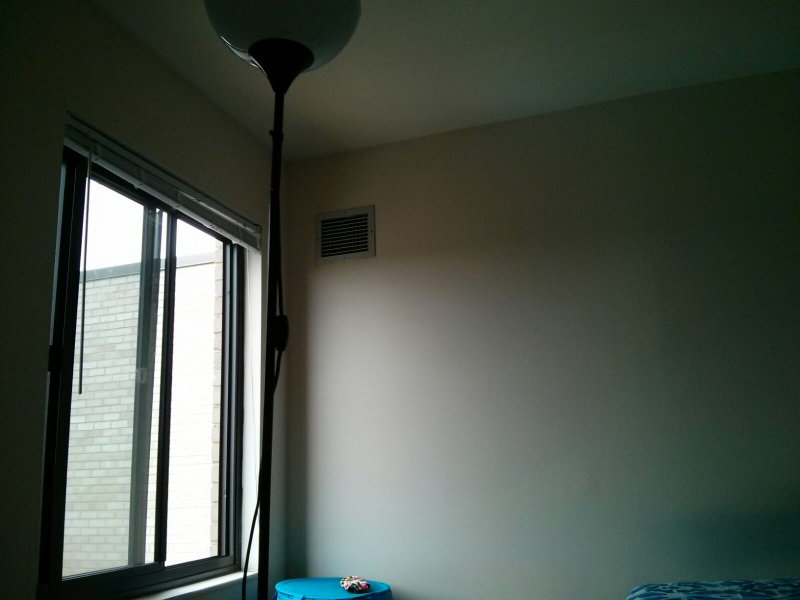
%> input picture Test1.jpg, 1600 x 1200 px (shown at 1/2 size)
$ octave image_stitching.m   (GNU Octave 9; MATLAB toolbox functions it lacks are replaced by stand-ins)
%> lines starting %> are read from the running program, lines starting %| are printed output that depends on the picture
clear;
clc;
%input both images and extract SIFT features for them.
Image1 = imread('TEST1.jpg');
%> Image1 is the input picture: size 1200x1600x3 uint8; mean R, G, B 75, 83.2, 74.3
Image1 = single(rgb2gray(Image1));
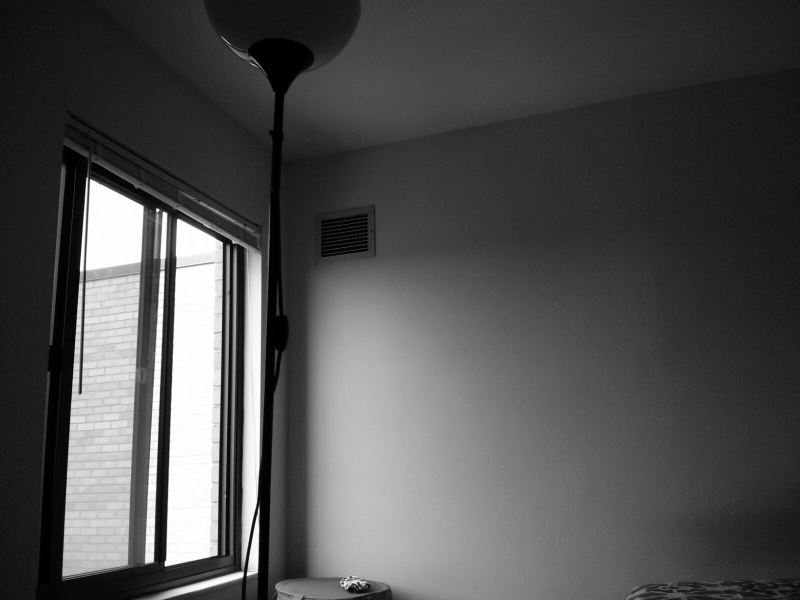
%> Image1: size 1200x1600 single (shown at 1/2 size); min 0, max 255, mean 79.7
Image1 = imresize(Image1,[401,533]);
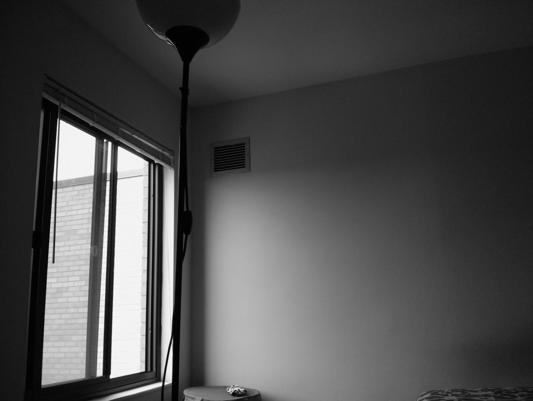
%> Image1: size 401x533 single; min -2.39, max 265.7, mean 79.7; drawn with min black and max white
%> (the run ends here)
